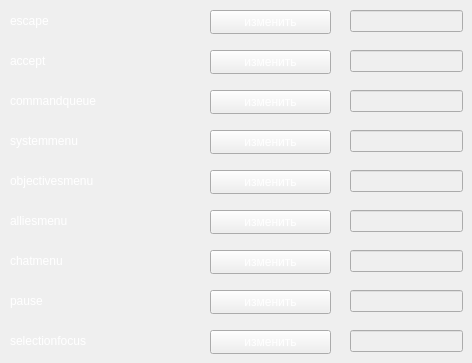
      <widget class="QWidget" name="G_page_systemCom">
       <widget class="QLabel" name="guard_thermo_generator_152">
        <property name="geometry">
         <rect>
          <x>10</x>
          <y>10</y>
          <width>181</width>
          <height>21</height>
         </rect>
        </property>
        <property name="styleSheet">
         <string notr="true">color:#fff</string>
        </property>
        <property name="text">
         <string>escape</string>
        </property>
       </widget>
       <widget class="QPushButton" name="pushChange_188">
        <property name="geometry">
         <rect>
          <x>210</x>
          <y>10</y>
          <width>121</width>
          <height>24</height>
         </rect>
        </property>
        <property name="styleSheet">
         <string notr="true">color:#fff</string>
        </property>
        <property name="text">
         <string>изменить</string>
        </property>
       </widget>
       <widget class="QLineEdit" name="line_escape">
        <property name="enabled">
         <bool>false</bool>
        </property>
        <property name="geometry">
         <rect>
          <x>350</x>
          <y>10</y>
          <width>113</width>
          <height>22</height>
         </rect>
        </property>
        <property name="font">
         <font>
          <pointsize>12</pointsize>
         </font>
        </property>
        <property name="styleSheet">
         <string notr="true">color:#fff</string>
        </property>
        <property name="alignment">
         <set>Qt::AlignCenter</set>
        </property>
       </widget>
       <widget class="QPushButton" name="pushChange_189">
        <property name="geometry">
         <rect>
          <x>210</x>
          <y>50</y>
          <width>121</width>
          <height>24</height>
         </rect>
        </property>
        <property name="styleSheet">
         <string notr="true">color:#fff</string>
        </property>
        <property name="text">
         <string>изменить</string>
        </property>
       </widget>
       <widget class="QLineEdit" name="line_accept">
        <property name="enabled">
         <bool>false</bool>
        </property>
        <property name="geometry">
         <rect>
          <x>350</x>
          <y>50</y>
          <width>113</width>
          <height>22</height>
         </rect>
        </property>
        <property name="font">
         <font>
          <pointsize>12</pointsize>
         </font>
        </property>
        <property name="styleSheet">
         <string notr="true">color:#fff</string>
        </property>
        <property name="alignment">
         <set>Qt::AlignCenter</set>
        </property>
       </widget>
       <widget class="QLabel" name="guard_thermo_generator_153">
        <property name="geometry">
         <rect>
          <x>10</x>
          <y>50</y>
          <width>181</width>
          <height>21</height>
         </rect>
        </property>
        <property name="styleSheet">
         <string notr="true">color:#fff</string>
        </property>
        <property name="text">
         <string>accept</string>
        </property>
       </widget>
       <widget class="QPushButton" name="pushChange_190">
        <property name="geometry">
         <rect>
          <x>210</x>
          <y>90</y>
          <width>121</width>
          <height>24</height>
         </rect>
        </property>
        <property name="styleSheet">
         <string notr="true">color:#fff</string>
        </property>
        <property name="text">
         <string>изменить</string>
        </property>
       </widget>
       <widget class="QLineEdit" name="line_commandqueue">
        <property name="enabled">
         <bool>false</bool>
        </property>
        <property name="geometry">
         <rect>
          <x>350</x>
          <y>90</y>
          <width>113</width>
          <height>22</height>
         </rect>
        </property>
        <property name="font">
         <font>
          <pointsize>12</pointsize>
         </font>
        </property>
        <property name="styleSheet">
         <string notr="true">color:#fff</string>
        </property>
        <property name="alignment">
         <set>Qt::AlignCenter</set>
        </property>
       </widget>
       <widget class="QLabel" name="guard_thermo_generator_154">
        <property name="geometry">
         <rect>
          <x>10</x>
          <y>90</y>
          <width>181</width>
          <height>21</height>
         </rect>
        </property>
        <property name="styleSheet">
         <string notr="true">color:#fff</string>
        </property>
        <property name="text">
         <string>commandqueue</string>
        </property>
       </widget>
       <widget class="QPushButton" name="pushChange_191">
        <property name="geometry">
         <rect>
          <x>210</x>
          <y>130</y>
          <width>121</width>
          <height>24</height>
         </rect>
        </property>
        <property name="styleSheet">
         <string notr="true">color:#fff</string>
        </property>
        <property name="text">
         <string>изменить</string>
        </property>
       </widget>
       <widget class="QLineEdit" name="line_systemmenu">
        <property name="enabled">
         <bool>false</bool>
        </property>
        <property name="geometry">
         <rect>
          <x>350</x>
          <y>130</y>
          <width>113</width>
          <height>22</height>
         </rect>
        </property>
        <property name="font">
         <font>
          <pointsize>12</pointsize>
         </font>
        </property>
        <property name="styleSheet">
         <string notr="true">color:#fff</string>
        </property>
        <property name="alignment">
         <set>Qt::AlignCenter</set>
        </property>
       </widget>
       <widget class="QLabel" name="guard_thermo_generator_155">
        <property name="geometry">
         <rect>
          <x>10</x>
          <y>130</y>
          <width>181</width>
          <height>21</height>
         </rect>
        </property>
        <property name="styleSheet">
         <string notr="true">color:#fff</string>
        </property>
        <property name="text">
         <string>systemmenu</string>
        </property>
       </widget>
       <widget class="QPushButton" name="pushChange_192">
        <property name="geometry">
         <rect>
          <x>210</x>
          <y>170</y>
          <width>121</width>
          <height>24</height>
         </rect>
        </property>
        <property name="styleSheet">
         <string notr="true">color:#fff</string>
        </property>
        <property name="text">
         <string>изменить</string>
        </property>
       </widget>
       <widget class="QLineEdit" name="line_objectivesmenu">
        <property name="enabled">
         <bool>false</bool>
        </property>
        <property name="geometry">
         <rect>
          <x>350</x>
          <y>170</y>
          <width>113</width>
          <height>22</height>
         </rect>
        </property>
        <property name="font">
         <font>
          <pointsize>12</pointsize>
         </font>
        </property>
        <property name="styleSheet">
         <string notr="true">color:#fff</string>
        </property>
        <property name="alignment">
         <set>Qt::AlignCenter</set>
        </property>
       </widget>
       <widget class="QLabel" name="guard_thermo_generator_156">
        <property name="geometry">
         <rect>
          <x>10</x>
          <y>170</y>
          <width>181</width>
          <height>21</height>
         </rect>
        </property>
        <property name="styleSheet">
         <string notr="true">color:#fff</string>
        </property>
        <property name="text">
         <string>objectivesmenu</string>
        </property>
       </widget>
       <widget class="QPushButton" name="pushChange_193">
        <property name="geometry">
         <rect>
          <x>210</x>
          <y>210</y>
          <width>121</width>
          <height>24</height>
         </rect>
        </property>
        <property name="styleSheet">
         <string notr="true">color:#fff</string>
        </property>
        <property name="text">
         <string>изменить</string>
        </property>
       </widget>
       <widget class="QLineEdit" name="line_alliesmenu">
        <property name="enabled">
         <bool>false</bool>
        </property>
        <property name="geometry">
         <rect>
          <x>350</x>
          <y>210</y>
          <width>113</width>
          <height>22</height>
         </rect>
        </property>
        <property name="font">
         <font>
          <pointsize>12</pointsize>
         </font>
        </property>
        <property name="styleSheet">
         <string notr="true">color:#fff</string>
        </property>
        <property name="alignment">
         <set>Qt::AlignCenter</set>
        </property>
       </widget>
       <widget class="QLabel" name="guard_thermo_generator_157">
        <property name="geometry">
         <rect>
          <x>10</x>
          <y>210</y>
          <width>181</width>
          <height>21</height>
         </rect>
        </property>
        <property name="styleSheet">
         <string notr="true">color:#fff</string>
        </property>
        <property name="text">
         <string>alliesmenu</string>
        </property>
       </widget>
       <widget class="QPushButton" name="pushChange_194">
        <property name="geometry">
         <rect>
          <x>210</x>
          <y>250</y>
          <width>121</width>
          <height>24</height>
         </rect>
        </property>
        <property name="styleSheet">
         <string notr="true">color:#fff</string>
        </property>
        <property name="text">
         <string>изменить</string>
        </property>
       </widget>
       <widget class="QLineEdit" name="line_chatmenu">
        <property name="enabled">
         <bool>false</bool>
        </property>
        <property name="geometry">
         <rect>
          <x>350</x>
          <y>250</y>
          <width>113</width>
          <height>22</height>
         </rect>
        </property>
        <property name="font">
         <font>
          <pointsize>12</pointsize>
         </font>
        </property>
        <property name="styleSheet">
         <string notr="true">color:#fff</string>
        </property>
        <property name="alignment">
         <set>Qt::AlignCenter</set>
        </property>
       </widget>
       <widget class="QLabel" name="guard_thermo_generator_158">
        <property name="geometry">
         <rect>
          <x>10</x>
          <y>250</y>
          <width>181</width>
          <height>21</height>
         </rect>
        </property>
        <property name="styleSheet">
         <string notr="true">color:#fff</string>
        </property>
        <property name="text">
         <string>chatmenu</string>
        </property>
       </widget>
       <widget class="QPushButton" name="pushChange_195">
        <property name="geometry">
         <rect>
          <x>210</x>
          <y>290</y>
          <width>121</width>
          <height>24</height>
         </rect>
        </property>
        <property name="styleSheet">
         <string notr="true">color:#fff</string>
        </property>
        <property name="text">
         <string>изменить</string>
        </property>
       </widget>
       <widget class="QLineEdit" name="line_pause">
        <property name="enabled">
         <bool>false</bool>
        </property>
        <property name="geometry">
         <rect>
          <x>350</x>
          <y>290</y>
          <width>113</width>
          <height>22</height>
         </rect>
        </property>
        <property name="font">
         <font>
          <pointsize>12</pointsize>
         </font>
        </property>
        <property name="styleSheet">
         <string notr="true">color:#fff</string>
        </property>
        <property name="alignment">
         <set>Qt::AlignCenter</set>
        </property>
       </widget>
       <widget class="QLabel" name="guard_thermo_generator_159">
        <property name="geometry">
         <rect>
          <x>10</x>
          <y>290</y>
          <width>181</width>
          <height>21</height>
         </rect>
        </property>
        <property name="styleSheet">
         <string notr="true">color:#fff</string>
        </property>
        <property name="text">
         <string>pause</string>
        </property>
       </widget>
       <widget class="QPushButton" name="pushChange_196">
        <property name="geometry">
         <rect>
          <x>210</x>
          <y>330</y>
          <width>121</width>
          <height>24</height>
         </rect>
        </property>
        <property name="styleSheet">
         <string notr="true">color:#fff</string>
        </property>
        <property name="text">
         <string>изменить</string>
        </property>
       </widget>
       <widget class="QLineEdit" name="line_selectionfocus">
        <property name="enabled">
         <bool>false</bool>
        </property>
        <property name="geometry">
         <rect>
          <x>350</x>
          <y>330</y>
          <width>113</width>
          <height>22</height>
         </rect>
        </property>
        <property name="font">
         <font>
          <pointsize>12</pointsize>
         </font>
        </property>
        <property name="styleSheet">
         <string notr="true">color:#fff</string>
        </property>
        <property name="text">
         <string/>
        </property>
        <property name="alignment">
         <set>Qt::AlignCenter</set>
        </property>
       </widget>
       <widget class="QLabel" name="guard_thermo_generator_160">
        <property name="geometry">
         <rect>
          <x>10</x>
          <y>330</y>
          <width>181</width>
          <height>21</height>
         </rect>
        </property>
        <property name="styleSheet">
         <string notr="true">color:#fff</string>
        </property>
        <property name="text">
         <string>selectionfocus</string>
        </property>
       </widget>
      </widget>
